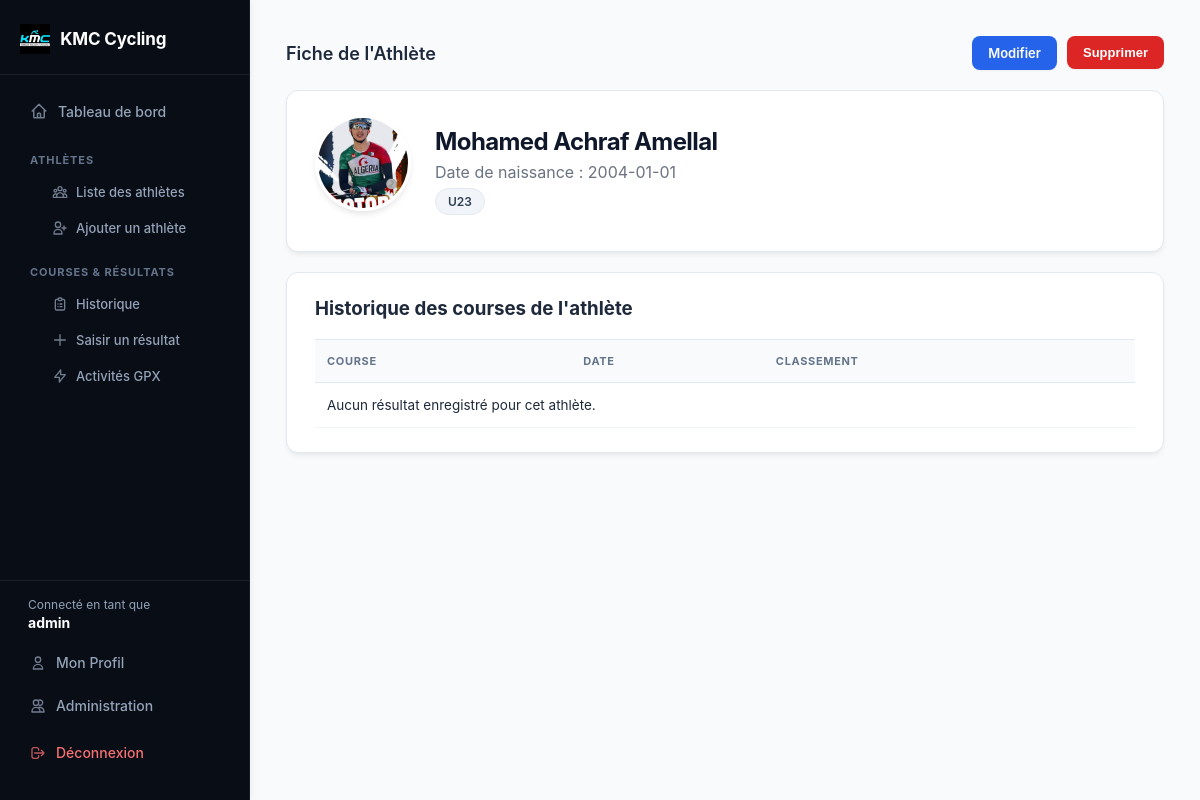
Page /athlete/2 (signed in) on the committed database.
### tables this page shows
CREATE TABLE athletes (
            id INTEGER PRIMARY KEY AUTOINCREMENT,
            nom TEXT NOT NULL,
            prenom TEXT NOT NULL,
            date_naissance TEXT,
            categorie TEXT,
            nom_fichier TEXT
        );

### app.py (the view)
@app.route('/athlete/<int:id>')
def profil_athlete(id):
    if 'user_id' not in session:
        return redirect(url_for('login'))
    conn = get_db_connection()
    athlete = conn.execute('SELECT * FROM athletes WHERE id = ?', (id,)).fetchone()
    if not athlete:
        conn.close()
        flash("Athlète introuvable.", "erreur")
        return redirect(url_for('liste_athletes'))
    resultats = conn.execute('SELECT * FROM resultats WHERE athlete_id = ? ORDER BY date_course DESC', (id,)).fetchall()
    conn.close()
    return render_template('profil_athlete.html', athlete=athlete, resultats=resultats)

### app.py (called while the page is built)
def get_db_connection():
    conn = sqlite3.connect('cyclisme.db')
    conn.row_factory = sqlite3.Row
    return conn

### templates/profil_athlete.html (shortened to what this page needs)
<!DOCTYPE html>
<html lang="fr">
<head>
    <link rel="stylesheet" href="{{ url_for('static', filename='style.css') }}">
</head>
<body>
    <div class="app-layout">
        {% include 'sidebar.html' %}
        <main class="content">
            <div class="container">
                <div class="entete-section">
                    <h2>Fiche de l'Athlète</h2>
                    <div style="display: flex; gap: 10px;">
                        <a href="{{ url_for('modifier_athlete', id=athlete.id) }}" class="bouton-export" style="background: #2563eb;">Modifier</a>
                        <form action="{{ url_for('supprimer_athlete', id=athlete.id) }}" method="POST" class="form-inline" onsubmit="return confirm('Voulez-vous vraiment supprimer cet athlète ?');">
                            <button type="submit" class="bouton-export" style="background: #dc2626; margin: 0; cursor: pointer;">Supprimer</button>
                        </form>
                    </div>
                </div>
                <div class="card" style="display: flex; align-items: center; gap: 24px; margin-bottom: 20px;">
                    {% if athlete.nom_fichier %}
                        <img src="{{ url_for('static', filename='uploads/' + athlete.nom_fichier) }}" class="avatar-grande">
                    {% else %}
                        <div class="avatar-grande-placeholder">{{ athlete.prenom[0] }}{{ athlete.nom[0] }}</div>
                    {% endif %}
                    <div>
                        <h1 style="margin: 0; text-transform: capitalize;">{{ athlete.prenom }} {{ athlete.nom }}</h1>
                        <p style="margin: 6px 0; color: #6b7280;">Date de naissance : {{ athlete.date_naissance or 'Non renseignée' }}</p>
                        <div><span class="badge-categorie">{{ athlete.categorie or 'Sans catégorie' }}</span></div>
                    </div>
                </div>
                <div class="card">
                    <h3 style="margin-top: 0;">Historique des courses de l'athlète</h3>
                    <table>
                        <thead>
                            <tr>
                                <th>Course</th>
                                <th>Date</th>
                                <th>Classement</th>
                            </tr>
                        </thead>
                        <tbody>
                            {% for r in resultats %}
                            <tr>
                                <td><strong>{{ r.nom_course }}</strong></td>
                                <td>{{ r.date_course }}</td>
                                <td><span class="badge-categorie">#{{ r.classement }}</span></td>
                            </tr>
                            {% else %}
                            <tr>
                                <td colspan="3">Aucun résultat enregistré pour cet athlète.</td>
                            </tr>
                            {% endfor %}
                        </tbody>
                    </table>
                </div>
            </div>
        </main>
    </div>
</body>
</html>

### static/style.css (style rules this page uses)
* { box-sizing: border-box; }
body { font-family: -apple-system, BlinkMacSystemFont, "Segoe UI", Roboto, Helvetica, Arial, sans-serif; background: #f8fafc; margin: 0; padding: 0; color: #1e293b; -webkit-font-smoothing: antialiased; }
h1 { margin-top: 0; font-size: 24px; font-weight: 700; color: #0f172a; letter-spacing: -0.025em; }
h2 { font-size: 18px; font-weight: 600; color: #1e293b; }
.app-layout { display: flex; min-height: 100vh; }
.content { flex: 1; padding: 36px; min-width: 0; }
.container { max-width: 1040px; margin: 0 auto; }
.card { background: #ffffff; border-radius: 12px; padding: 24px 28px; box-shadow: 0 4px 6px -1px rgba(0, 0, 0, 0.05), 0 2px 4px -2px rgba(0, 0, 0, 0.05); border: 1px solid #e2e8f0; }
.entete-section { display: flex; justify-content: space-between; align-items: center; margin-bottom: 20px; }
.entete-section h2 { margin: 0; }
.bouton-export { background: #0f172a; color: white; text-decoration: none; padding: 9px 16px; border-radius: 8px; font-size: 13px; font-weight: 600; transition: background-color 0.2s; box-shadow: 0 1px 2px rgba(0,0,0,0.05); }
button { margin-top: 20px; background: #dc2626; color: white; border: none; padding: 11px 20px; border-radius: 8px; font-weight: 600; cursor: pointer; font-size: 14px; transition: background-color 0.2s, transform 0.05s; }
.form-inline { display: inline; margin: 0; }
table { width: 100%; border-collapse: collapse; font-size: 13.5px; }
th, td { text-align: left; padding: 14px 12px; border-bottom: 1px solid #f1f5f9; vertical-align: middle; }
th { color: #64748b; font-size: 11px; text-transform: uppercase; letter-spacing: 0.06em; font-weight: 700; background-color: #f8fafc; border-top: 1px solid #e2e8f0; border-bottom: 1px solid #e2e8f0; }
.badge-categorie { background-color: #f1f5f9; color: #334155; padding: 5px 12px; border-radius: 9999px; font-size: 12px; font-weight: 600; display: inline-block; border: 1px solid #e2e8f0; }
.avatar-grande { width: 96px !important; height: 96px !important; border-radius: 50%; object-fit: cover; border: 3px solid #ffffff; display: block; margin-bottom: 16px; box-shadow: 0 4px 6px -1px rgba(0, 0, 0, 0.1); }

### rows in the picture
athletes: nom_fichier (picture), prenom "Mohamed Achraf", nom "Amellal", date_naissance "2004-01-01", categorie "U23"

### other values in the picture
{{ session.get('username', 'Utilisateur') }} "admin"
